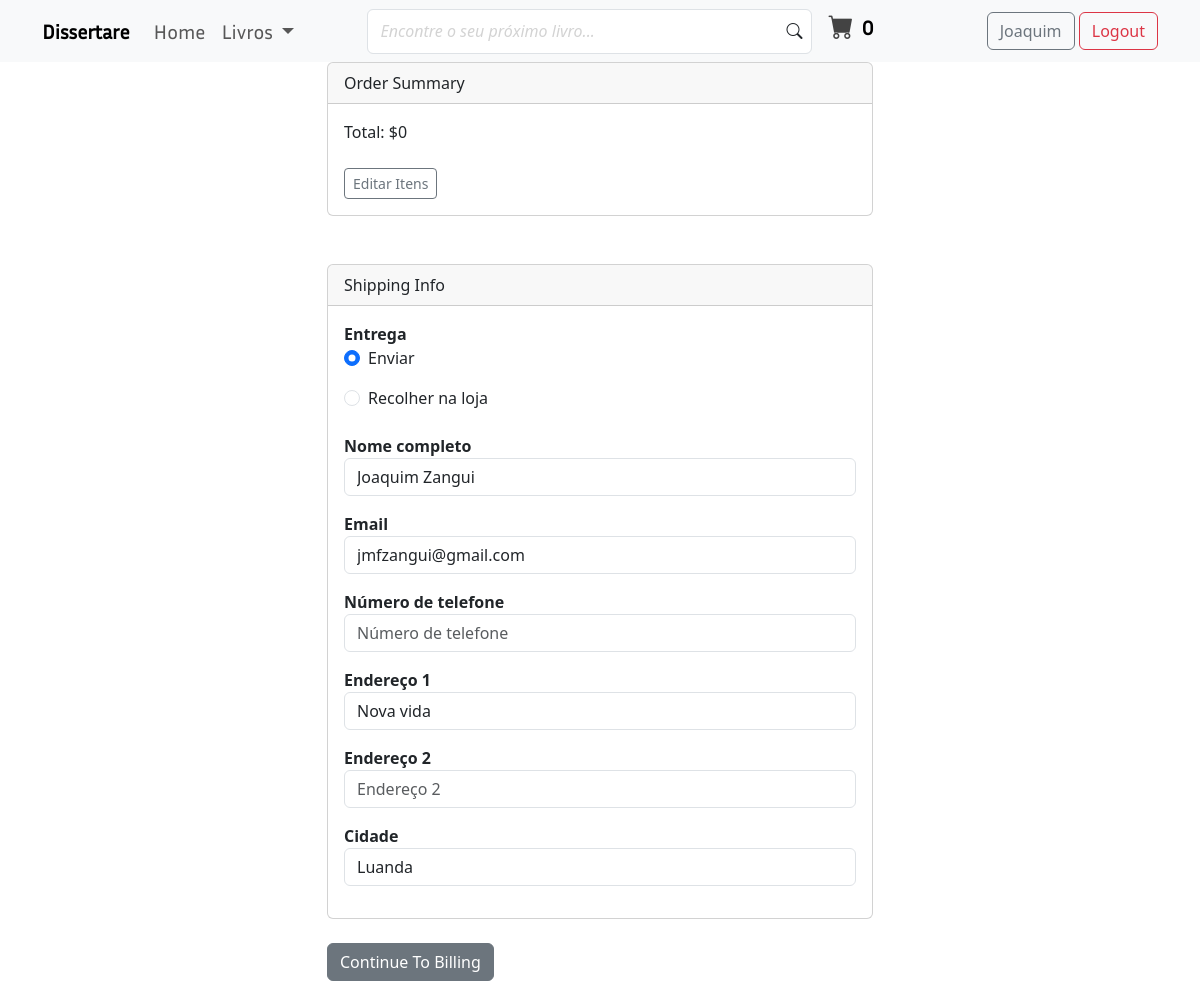
/payment/checkout/ (signed in), run on the app's committed database.
### payment/models.py (models this page shows, shortened)
class ShippingAddress(models.Model):
    user = models.ForeignKey(User, on_delete=models.CASCADE)
    shipping_full_name = models.CharField(max_length=255)
    shipping_email = models.CharField(max_length=255)
    shipping_address1 = models.CharField(max_length=255)
    shipping_address2 = models.CharField(max_length=255, null=True, blank=True)
    shipping_city = models.CharField(max_length=255)
    shipping_phone_number = models.CharField(max_length=20, blank=True)
    shipping_mode = models.CharField(verbose_name='Local de entrega', default='Enviar', max_length=50) # diz onde o cliente vai receber o produto, em casa ou na loja
    class Meta:
        verbose_name_plural = "Shipping Address"

### payment/views.py (the view, shortened to what this page needs)
# urls.py: path('checkout/', views.checkout, name="checkout"),
def checkout(request):
    cart = Cart(request)
    cart_books = cart.get_books
    quantities = cart.get_quantities
    totals = cart.cart_total()
    if request.user.is_authenticated:
        shipping_user = ShippingAddress.objects.get(user__id=request.user.id)
        shipping_form = ShippingForm(request.POST or None, instance=shipping_user)
        return render(request, 'payment/checkout.html', {
            'cart_books': cart_books,
            'quantities': quantities,
            'totals': totals,
            'shipping_form': shipping_form
        })

### cart/cart.py (called while the page is built, shortened)
    def cart_total(self):
        book_ids = self.cart.keys()
        books = Books.objects.filter(id__in=book_ids)
        quantities = self.cart
        total = 0
        return total

    def __len__(self):
        return len(self.cart)

    def get_books(self):
        book_ids = self.cart.keys()
        books = Books.objects.filter(id__in=book_ids)
        return books

### cart/context_processors.py (called while the page is built)
def cart(request):
    return {'cart': Cart(request)}

### payment/templates/payment/checkout.html (shortened to what this page needs)
{% extends 'books/base.html' %}
{% block main_content %}
    <div class="container">
        <div class="row">
            <div class="col-md-6 offset-md-3">
                <div class="card">
                    <div class="card-header">
                      Order Summary
                    </div>
                    <div class="card-body">
                        Total: ${{totals}}
                        <br><br>
                        <a href="{% url 'cart_summary' %}" class="btn btn-sm btn-outline-secondary">Editar Itens</a>
                    </div>
                </div>
                <br><br>
                <div class="card">
                    <div class="card-header">
                      Shipping Info
                    </div>
                    <div class="card-body">
                        <form action="{% url 'billing_info' %}" method="post">
                            <div class="mb-4">
                                <label for="" class="fw-bold">Entrega</label>
                                {% for choice in shipping_form.shipping_mode %}
                                    <div class="form-check mb-3">
                                        {{choice}}
                                    </div>
                                {% endfor %}
                            </div>
                            <div class="mb-3">
                                <label for="" class="fw-bold">Nome completo</label>
                                {{ shipping_form.shipping_full_name}}
                            </div>
                            <div class="mb-3">
                                <label for="" class="fw-bold">Email</label>
                                {{ shipping_form.shipping_email}}
                            </div>
                            <div class="mb-3">
                                <label for="" class="fw-bold">Número de telefone</label>
                                {{ shipping_form.shipping_phone_number}}
                            </div>
                            <div class="mb-3">
                                <label for="" class="fw-bold">Endereço 1</label>
                                {{ shipping_form.shipping_address1}}
                            </div>
                            <div class="mb-3">
                                <label for="" class="fw-bold">Endereço 2</label>
                                {{ shipping_form.shipping_address2}}
                            </div>
                            <div class="mb-3">
                                <label for="" class="fw-bold">Cidade</label>
                                {{ shipping_form.shipping_city}}
                            </div>
                        </div>
                    </div>
                    <br>
                    <button type="submit" class="btn btn-secondary">Continue To Billing</button>
            </div>
        </div>
    </div>
{% endblock %}

### books/templates/books/base.html (shortened to what this page needs)
{% load static %}
<!doctype html>
<html lang="pt-pt">
  <head>
    <link rel="stylesheet" href="{% static 'books/css/general_style.css' %}">
    <link href="https://cdn.jsdelivr.net/npm/bootstrap@5.3.3/dist/css/bootstrap.min.css" rel="stylesheet">
    <link rel="stylesheet" href="https://cdn.jsdelivr.net/npm/bootstrap-icons@1.11.3/font/bootstrap-icons.min.css">
  </head>
  <body>
    <nav class="navbar navbar-expand-lg bg-body-tertiary sticky-top pb-3 pb-md-2">
        <div class="container">
            <a class="navbar-brand fw-bold" href="{% url 'home' %}">Dissertare</a>
            <div class="collapse navbar-collapse justify-content-between" id="navbarSupportedContent">
                <ul class="navbar-nav mb-2 mb-lg-0 fs-5">
                    {% if title == 'home' %}
                        <li class="nav-item">
                            <a class="nav-link active" aria-current="page" href="{% url 'home' %}">
                                Home
                            </a>
                        </li>
                        <li class="nav-item dropdown">
                            <a class="nav-link dropdown-toggle" href="#" role="button" data-bs-toggle="dropdown" aria-expanded="false">
                                Livros
                            </a>
                            <ul class="dropdown-menu">
                                {% if user.is_superuser %}
                                    <li class="border-bottom">
                                        <a href="{% url 'upload-book' %}" class="dropdown-item" title="upload book">
                                            <i class="bi bi-file-earmark-arrow-up"></i> Enviar livro
                                        </a>
                                    </li>
                                {% endif %}
                                <li><a class="dropdown-item" href="{% url 'books' %}">Livros</a></li>
                                <li><a class="dropdown-item" href="{% url 'home' %}">E-books</a></li>
                                <li><a class="dropdown-item" href="{% url 'all-authors' %}">Autores</a></li>
                                <li><a class="dropdown-item" href="{% url 'home' %}">Categorias</a></li>
                            </ul>
                        </li>
                    {% else %}
                        <li class="nav-item">
                            <a class="nav-link" aria-current="page" href="{% url 'home' %}">
                                Home
                            </a>
                        </li>
                        <li class="nav-item dropdown">
                            <a class="nav-link dropdown-toggle" href="#" role="button" data-bs-toggle="dropdown" aria-expanded="false">
                                Livros
                            </a>
                        </li>
                    {% endif %}
                </ul>
                <form class="d-flex flex-column flex-md-row me-5 w-50 mb-3 mb-lg-0" role="search">
                    <div class="w-100 d-flex align-items-center me-3 form-inputs">
                        <input class="form-control fw-bold" type="text" placeholder="Encontre o seu próximo livro...">
                        <i class="bi bi-search"></i>
                    </div>
                    <div class="cart-button my-4 my-md-0">
                        <a href="{% url 'cart_summary' %}" class="d-flex flex-row align-items-center">
                            <span class="shop-bag"><i class="bi bi-cart-fill"></i></span>
                            <div class="d-flex flex-column ms-2">
                                <span id="cart_quantity" class="qty fs-5 fw-bold">{{cart|length}}</span>
                            </div>
                        </a>
                    </div>
                </form>
                <div class="justify-content-between">
                    {% if user.is_active %}
                        <a href="{% url 'home' %}" class="btn btn-outline-secondary">{{user.username|truncatechars:14}}</a>
                        <a href="{% url 'logout' %}" class="btn btn-outline-danger">Logout</a>
                    {% else %}
                        <a href="{% url 'login' %}" class="btn btn-success me-5">Login</a>
                        <a href="{% url 'register' %}" class="btn btn-outline-primary">Cadastrar</a>
                    {% endif %}
                </div>
            </div>
        </div>
    </nav>
    <main>
        {% block main_content %}{% endblock %}
    </main>
  </body>
</html>

### books/static/books/css/general_style.css (style rules this page uses)
* { box-sizing: border-box; }
h1, h2, h3, a { font-family: Inria_Sans; }
.form-inputs { position:relative; }
.form-inputs .form-control { height:45px; }
.form-inputs .form-control::placeholder { font-style: italic; font-weight: lighter; color: lightgray; }
.form-inputs i { position:absolute; right:10px; background-color: #fff; }
.cart-button a { text-decoration: none; color: #000; }
.shop-bag { color:#434343; font-size:25px; display:flex; border-radius:50%; align-items:center; justify-content:center; }
.qty { font-size:12px; }

### data on the page
ShippingAddress: shipping_full_name "Joaquim Zangui", shipping_email "jmfzangui@gmail.com", shipping_address1 "Nova vida", shipping_city "Luanda"

### other printed values
{{ cart|length }} "0"
{{ user.username|truncatechars:14 }} "Joaquim"
{{ totals }} "0"
